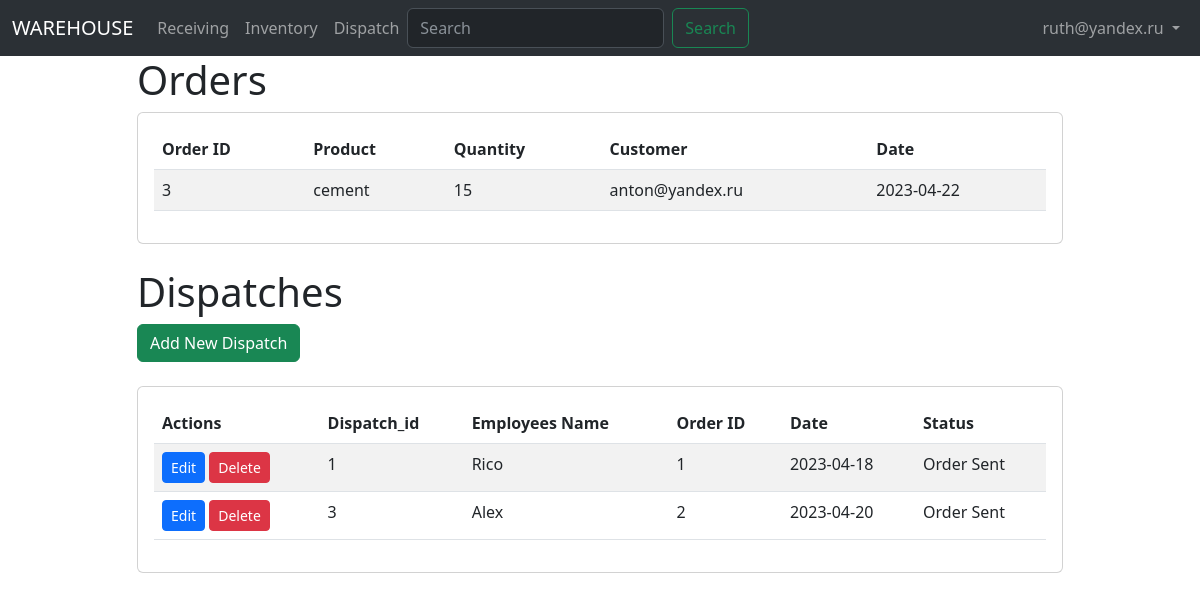
Screenshot of /dispatch (signed in) with the database file from the repository.
### app.py (models this page shows, shortened)
class User(db.Model, UserMixin):
    id = db.Column(db.Integer, primary_key=True)
    email = db.Column(db.String(100), unique=True, nullable=False)
    password_hash = db.Column(db.String(128), nullable=False)
    active = db.Column(db.Boolean())
    roles = db.relationship('Role', secondary=roles_user ,backref=db.backref('users', lazy='dynamic'))
    def has_role(self, role):
        return role in [r.name for r in self.roles]

class Order(db.Model):
    order_id = db.Column(db.Integer, primary_key=True)
    product_name = db.Column(db.String(50), db.ForeignKey('product.product_name'), nullable=False)
    quantity = db.Column(db.Integer, nullable=False)
    customer_email = db.Column(db.String, db.ForeignKey('customer.email'), nullable=False)
    date = db.Column(db.Date, nullable=False)
    product = db.relationship('Product', backref=db.backref('order', lazy=True))
    customer = db.relationship('Customer', backref=db.backref('order', lazy=True))

class Dispatch(db.Model):
    dispatch_id = db.Column(db.Integer, primary_key=True)
    employees_id = db.Column(db.Integer, db.ForeignKey('employees.employees_id'), nullable=False)
    order_id = db.Column(db.Integer, db.ForeignKey('order.order_id'), nullable=False)
    date = db.Column(db.Date, nullable=False)
    status = db.Column(db.String(100))
    employees = db.relationship('Employees', backref=db.backref('Dispatch', lazy=True))

class Employees(db.Model):
    employees_id = db.Column(db.Integer, primary_key=True)
    name = db.Column(db.String(50), nullable=False)
    email = db.Column(db.String(50), nullable=False)
    phone = db.Column(db.String(20), nullable=False)
    role = db.Column(db.String(50), nullable=False)

### app.py (the view)
@app.route('/dispatch')
@login_required
def dispatch():
    q = request.args.get('q')
    order_list = Order.query.all()
    if q:
        dispatch_list = Dispatch.query.filter(Dispatch.status.contains(q)).all()
    else:
        dispatch_list = Dispatch.query.all()
    dispatched_order_ids = [d.order_id for d in dispatch_list if d.status == 'Order Sent']
    pending_orders = [o for o in order_list if o.order_id not in dispatched_order_ids]
    return render_template('dispatch/dispatch.html', order=pending_orders, dispatch=dispatch_list)

### app.py (called while the page is built)
@login_manager.user_loader
def load_user(user_id):
    return User.query.get(int(user_id))

### templates/dispatch/dispatch.html
{% extends 'base.html' %}
{% block content %}
<div class="container">
  <div class="row justify-content-center">
    <div class="col-md-10">
    <h1>Orders</h1>
    {% set dispatched_order_ids = [] %}
    {% for item in dispatch %}
      {% if item.status == 'sent' %}
        {% set _ = dispatched_order_ids.append(item.order_id) %}
      {% endif %}
    {% endfor %}
    <div class="card mb-4">
      <div class="card-body">
        <table class="table table-striped">
          <thead>
            <tr>
              <th scope="col">Order ID</th>
              <th scope="col">Product</th>
              <th scope="col">Quantity</th>
              <th scope="col">Customer</th>
              <th scope="col">Date</th>
            </tr>
          </thead>
          <tbody>
            {% for ord in order %}
              {% set dispatched = false %}
              {% for item in dispatch %}
                {% if item.order_id == ord.order_id and item.status != 'Order Sent' %}
                  {% set dispatched = true %}
                {% endif %}
              {% endfor %}
              {% if not dispatched %}
                <tr>
                  <td>{{ ord.order_id }}</td>
                  <td>{{ ord.product_name }}</td>
                  <td>{{ ord.quantity }}</td>
                  <td>{{ ord.customer_email }}</td>
                  <td>{{ ord.date }}</td>
                </tr>
              {% endif %}
            {% endfor %}
          </tbody>
        </table>
      </div>
    </div>
    <h1>Dispatches</h1>
    <a href="{{ url_for('add_dispatch') }}" class="btn btn-success">Add New Dispatch</a>
    <br><br>
    <div class="card mb-4">
      <div class="card-body">
        <table class="table table-striped">
          <thead>
            <tr>
              <th scope="col">Actions</th>
              <th scope="col">Dispatch_id</th>
              <th scope="col">Employees Name</th>
              <th scope="col">Order ID</th>
              <th scope="col">Date</th>
              <th scope="col">Status</th>
            </tr>
          </thead>
          <tbody>
            {% for item in dispatch %}
              <tr>
                <td>
                  <a href="{{ url_for('edit_dispatch', id=item.dispatch_id) }}" class="btn btn-primary btn-sm">Edit</a>
                  <a href="{{ url_for('delete_dispatch', id=item.dispatch_id) }}" class="btn btn-danger btn-sm">Delete</a>
                </td>
                <td>{{ item.dispatch_id }}</td>
                <td>{{ item.employees.name }}</td>
                <td>{{ item.order_id }}</td>
                <td>{{ item.date }}</td>
                <td>{{ item.status }}</td>
              </tr>
            {% endfor %}
          </tbody>
        </table>
      </div>
    </div>
  </div>
</div>
{% endblock %}

### templates/base.html (shortened to what this page needs)
<!DOCTYPE html>
<html>
<head>
	<link href="https://cdn.jsdelivr.net/npm/bootstrap@5.3.0-alpha3/dist/css/bootstrap.min.css" rel="stylesheet">
</head>
<body>
	<nav class="navbar navbar-expand-lg bg-body-tertiary" data-bs-theme="dark">
		<div class="container-fluid">
			<a class="navbar-brand" href="{{ url_for('search') }}">WAREHOUSE</a>
			<div class="collapse navbar-collapse" id="navbarNav">
				<ul class="navbar-nav me-auto mb-2 mb-lg-0">
					<li class="nav-item">
					  <a class="nav-link" href="{{ url_for('receiving') }}">Receiving</a>
					</li>
					<li class="nav-item">
					  <a class="nav-link" href="{{ url_for('inventory') }}">Inventory</a>
					</li>
					<li class="nav-item">
					  <a class="nav-link" href="{{ url_for('dispatch') }}">Dispatch</a>
					</li>
					<form class="d-flex" role="search" method="GET">
						<input class="form-control me-2" type="search" placeholder="Search" aria-label="Search" name ="q" value="{{  request.args.get('q', '') }}">
						<button class="btn btn-outline-success" type="submit">Search</button>
					</form>
				</ul>
				{% if current_user.is_authenticated %}
				<ul class="navbar-nav ml-auto">
				<li class="nav-item dropdown">
					<a class="nav-link dropdown-toggle" href="#" id="navbarDropdown" role="button" data-bs-toggle="dropdown" aria-expanded="false">
					{{ current_user.email }}
					</a>
				</li>
				</ul>
				{% else %}
				<ul class="navbar-nav ml-auto">
				<li class="nav-item">
					<a class="nav-link" href="{{ url_for('login') }}">Login</a>
				</li>
				</ul>
				{% endif %}
			</div>
		</div>
	</nav>
	{% block content %}
	{% endblock %}
</body>
</html>

### rows the page displays
User: email "ruth@yandex.ru"
Order: order_id "3", product_name "cement", quantity "15", customer_email "anton@yandex.ru", date "2023-04-22"
Dispatch: dispatch_id "1", employees.name "Rico", order_id "1", date "2023-04-18", status "Order Sent"
Dispatch: dispatch_id "3", employees.name "Alex", order_id "2", date "2023-04-20", status "Order Sent"
